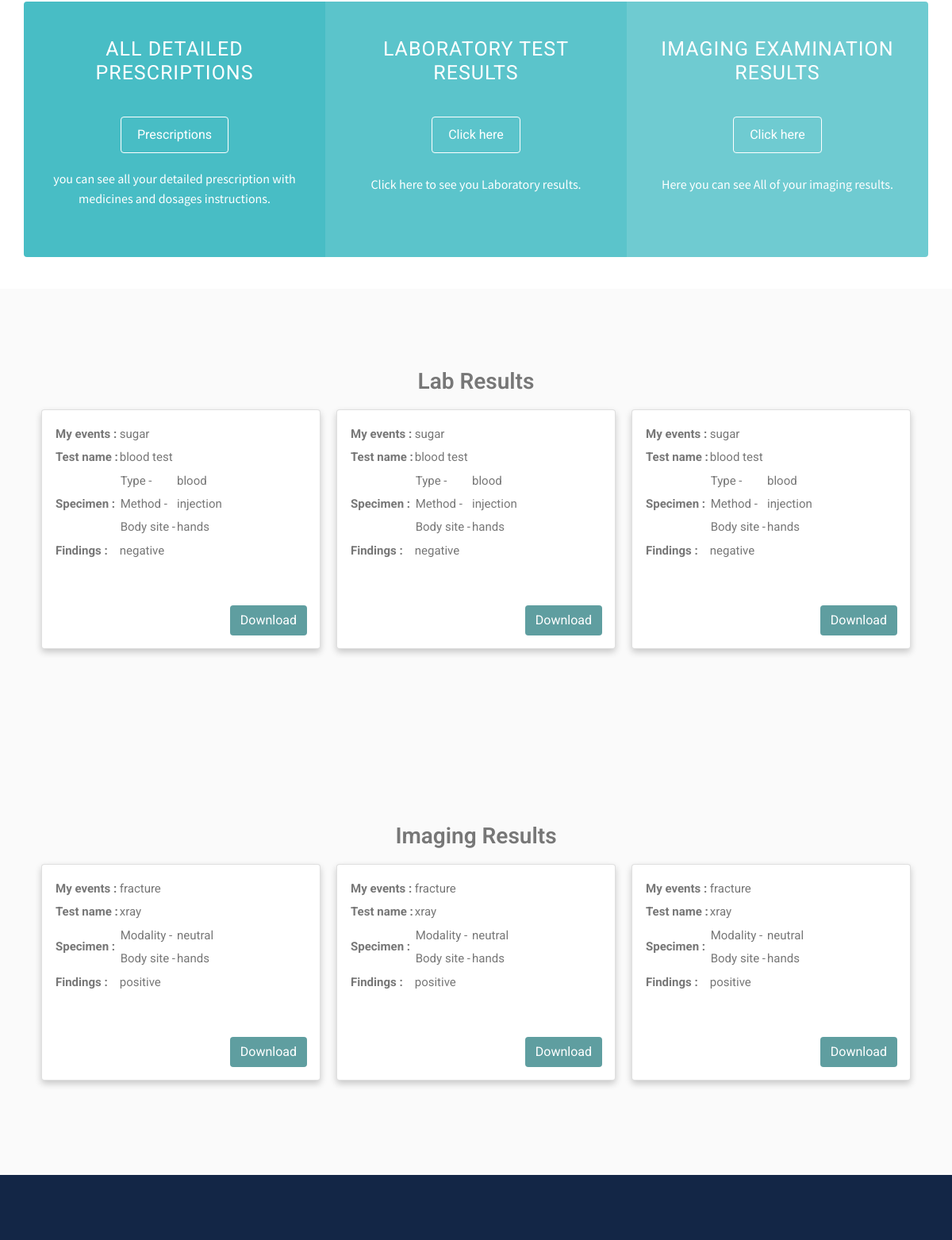
The app's page /patient/ (signed in, middle part), older data.
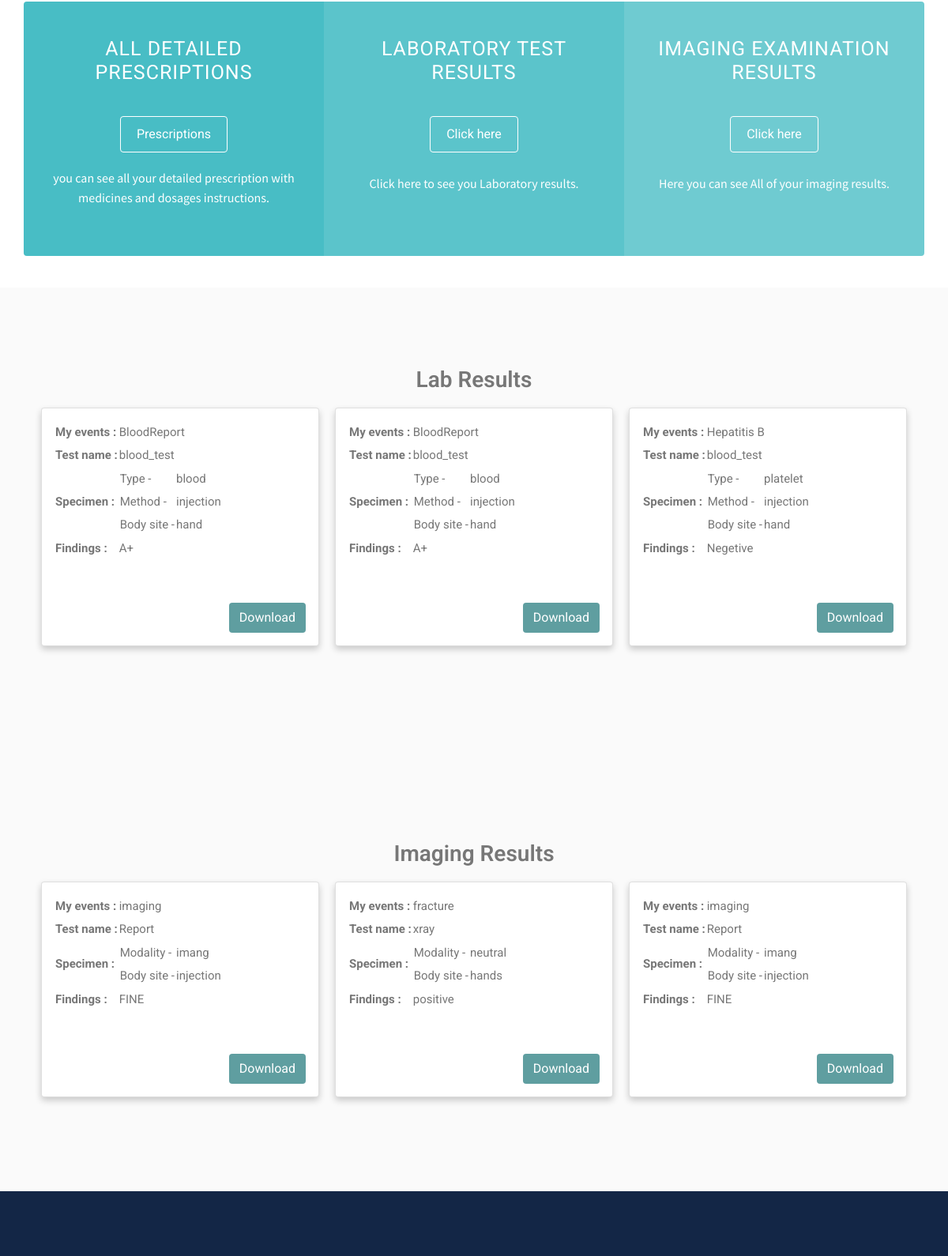
The same page, newer data.
### receptionist/models.py (models this page shows)
class labreport(models.Model):
    diagnosticId = models.ForeignKey(diagnostic,on_delete=models.CASCADE)
    lab_event = models.TextField()
    lab_test_name = models.TextField()
    lab_specimen_type = models.TextField()
    lab_specimen_method = models.TextField()
    lab_specimen_body_site = models.TextField()
    lab_findings = models.TextField()
    lab_document = models.FileField(upload_to='dianosis_image/', null=True, verbose_name="")

class imagingexam(models.Model):
    diagnosticId = models.ForeignKey(diagnostic,on_delete=models.CASCADE)
    imaging_event = models.TextField()
    imaging_test_name = models.TextField()
    imaging_modality = models.TextField()
    imaging_body_site = models.TextField()
    imaging_findings = models.TextField()
    imaging_document = models.FileField(upload_to='dianosis_image/', null=True, verbose_name="")

### patient/views.py (the view)
# urls.py: path('',views.patientHomePage,name="patientHomePage"),
def patientHomePage(request):
    if 'patient_id' in request.session:
        patient_id=request.session['patient_id']
        patient_data=patient.objects.get(id=patient_id)
        prescription_data = prescription.objects.all().filter(patientId=patient_id).order_by('id')
        if prescription_data:
            prescription_id=prescription_data[0].id
        else:
            prescription_id=""
        diagnostic_data = diagnostic.objects.all().filter(patientId=patient_id)
        lab_reports = []
        image_reports=[]
        for data in range(0, len(diagnostic_data)):
            lab_reports.append(labreport.objects.filter(diagnosticId=diagnostic_data[data].id))
            image_reports.append(imagingexam.objects.filter(diagnosticId=diagnostic_data[data].id))
        return render(request,'patientHomePage.html',{"patient_data":patient_data,"diagnostic_data":diagnostic_data,"lab_reports":lab_reports,"image_reports":image_reports,"prescription_id":prescription_id})
    else:
        return redirect(patientLogin)

### patient/templates/patientHomePage.html (shortened to what the changed rows need)
<!doctype html>
<html lang="en">
  <head>
    {% load static %}
    <link href="https://cdn.jsdelivr.net/npm/bootstrap@5.0.2/dist/css/bootstrap.min.css" rel="stylesheet">
    <link rel="stylesheet" href="https://cdnjs.cloudflare.com/ajax/libs/OwlCarousel2/2.3.4/assets/owl.carousel.min.css">
    <link rel="stylesheet" href="{% static 'css/patienthomestyles.css' %}">
  </head>
  <body>
    <div class="page-wrapper">
      {% load static %}
      <section class="cta">
        <div class="container">
          <div class="cta-block row no-gutters" >
            <div class="col-lg-4 col-md-6 emmergency item text-center"   >
              <h2>All Detailed Prescriptions</h2>
            </div>
            <div class="col-lg-4  col-md-6 top-doctor item text-center"  >
              <h2>Laboratory Test Results</h2>
              <a href="#lab-result" class="btn btn-main">Click here</a><br><br>
            </div>
            <div class="col-lg-4 col-md-12 working-time item text-center"  >
              <h2>Imaging Examination Results</h2>
              <a href="#imaging-result" class="btn btn-main">Click here</a><br><br>
            </div>
          </div>
        </div>
      </section>
      {% if lab_reports %}
      <section class="feature-section section bg-gray" id="lab-result">
        <div class="container">
          <div class="row">
        <div class="slider owl-carousel">
          {% for j in lab_reports %}
              {% for i in j %}
              <div class="item "  style="margin-top: 5%;margin-bottom: 5%;margin-right:20px;" >
                <div class="card" style="width: 100%; height:100%;" >
                  <div class="card-body" style="align-items: center;">
                    <table >
                        <tr>
                          <th>My events :</th>
                          <td> {{i.lab_event}}</td>
                        </tr>
                        <tr>
                          <th>Test name : </th>
                          <td> {{i.lab_test_name}}</td>
                        </tr>
                        <tr>
                          <th>Specimen : </th>
                          <td >
                            <table>
                              <tr>
                                <td>Type - </td>
                                <td>{{i.lab_specimen_type}}</td>
                              </tr>
                              <tr>
                                <td>Method - </td>
                                <td>{{i.lab_specimen_method}}</td>
                              </tr>
                              <tr>
                                <td>Body site - </td>
                                <td>{{i.lab_specimen_body_site}}</td>
                              </tr>
                            </table>
                          </td>
                        </tr>
                        <tr>
                          <th>Findings : </th>
                          <td> {{i.lab_findings}}</td>
                        </tr>
                      </table>
                      <br><br>
                    <a href="downloadLabReports/lab/{{i.id}}" class="btn" style="float:right; background-color:cadetblue; color: white;">Download</a>
                  </div>
                </div>
              </div>
          {% endfor %}
        {% endfor %}
        </div>
      </div>
    </div>
      </section>
    {% endif %}
      {% if image_reports|length > 0 %}
      <section class="feature-section section bg-gray" id="imaging-result" >
        <div class="container">
          <div class="row">
        <div class="slider owl-carousel">
          {% for j in image_reports %}
              {% for i in j %}
              <div class="item"  style="margin-top: 5%;margin-bottom: 5%;margin-right:20px;" >
                <div class="card" style="width: 100%; height:100%;" >
                  <div class="card-body" style="align-items: center;">
                    <table >
                        <tr>
                          <th>My events :</th>
                          <td> {{i.imaging_event}}</td>
                        </tr>
                        <tr>
                          <th>Test name : </th>
                          <td> {{i.imaging_test_name}}</td>
                        </tr>
                        <tr>
                          <th>Specimen : </th>
                          <td >
                            <table>
                              <tr>
                                <td>Modality - </td>
                                <td>{{i.imaging_modality}}</td>
                              </tr>
                              <tr>
                                <td>Body site - </td>
                                <td>{{i.imaging_body_site}}</td>
                              </tr>
                            </table>
                          </td>
                        </tr>
                        <tr>
                          <th>Findings : </th>
                          <td> {{i.imaging_findings}}</td>
                        </tr>
                      </table>
                      <br><br>
                    <a href="downloadLabReports/examine/{{i.id}}"class="btn" style="float:right; background-color:cadetblue; color: white;">Download</a>
                  </div>
                </div>
              </div>
              {% endfor %}
          {% endfor %}
        </div>
      </div>
    </div>
      </section>
{% endif %}
    </div>
</body>
</body>
</html>

Row changes from the older to the newer data that the page shows:
no longer on this page (row unchanged): labreport: lab_event "sugar", lab_test_name "blood test", lab_specimen_type "blood", lab_specimen_method "injection", lab_specimen_body_site "hands", lab_findings "negative"
added labreport: lab_event "BloodReport", lab_test_name "blood_test", lab_specimen_type "blood", lab_specimen_method "injection", lab_specimen_body_site "hand", lab_findings "A+"
added labreport: lab_event "BloodReport", lab_test_name "blood_test", lab_specimen_type "blood", lab_specimen_method "injection", lab_specimen_body_site "hand", lab_findings "A+"
added labreport: lab_event "Hepatitis B", lab_test_name "blood_test", lab_specimen_type "platelet", lab_specimen_method "injection", lab_specimen_body_site "hand", lab_findings "Negetive"
added imagingexam: imaging_event "imaging", imaging_test_name "Report", imaging_modality "imang", imaging_body_site "injection", imaging_findings "FINE"
